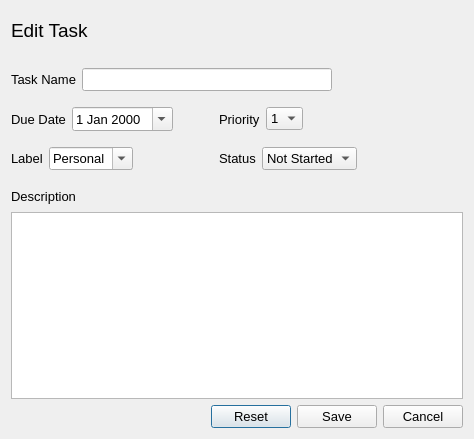
<?xml version="1.0" encoding="UTF-8"?>
<ui version="4.0">
 <class>EditTask</class>
 <widget class="QDialog" name="EditTask">
  <property name="geometry">
   <rect>
    <x>0</x>
    <y>0</y>
    <width>474</width>
    <height>439</height>
   </rect>
  </property>
  <property name="font">
   <font>
    <pointsize>10</pointsize>
   </font>
  </property>
  <property name="windowTitle">
   <string>Edit Task</string>
  </property>
  <layout class="QVBoxLayout" name="verticalLayout">
   <item>
    <layout class="QHBoxLayout" name="horizontalLayout">
     <property name="topMargin">
      <number>8</number>
     </property>
     <property name="bottomMargin">
      <number>20</number>
     </property>
     <item>
      <widget class="QLabel" name="label_7">
       <property name="font">
        <font>
         <pointsize>14</pointsize>
        </font>
       </property>
       <property name="text">
        <string>Edit Task</string>
       </property>
      </widget>
     </item>
     <item>
      <spacer name="horizontalSpacer">
       <property name="orientation">
        <enum>Qt::Horizontal</enum>
       </property>
       <property name="sizeHint" stdset="0">
        <size>
         <width>40</width>
         <height>20</height>
        </size>
       </property>
      </spacer>
     </item>
    </layout>
   </item>
   <item>
    <layout class="QHBoxLayout" name="horizontalLayout_2">
     <property name="bottomMargin">
      <number>10</number>
     </property>
     <item>
      <widget class="QLabel" name="label">
       <property name="text">
        <string>Task Name</string>
       </property>
      </widget>
     </item>
     <item>
      <widget class="QLineEdit" name="task_name">
       <property name="sizePolicy">
        <sizepolicy hsizetype="Fixed" vsizetype="Fixed">
         <horstretch>0</horstretch>
         <verstretch>0</verstretch>
        </sizepolicy>
       </property>
       <property name="minimumSize">
        <size>
         <width>250</width>
         <height>0</height>
        </size>
       </property>
      </widget>
     </item>
     <item>
      <spacer name="horizontalSpacer_2">
       <property name="orientation">
        <enum>Qt::Horizontal</enum>
       </property>
       <property name="sizeHint" stdset="0">
        <size>
         <width>40</width>
         <height>20</height>
        </size>
       </property>
      </spacer>
     </item>
    </layout>
   </item>
   <item>
    <layout class="QHBoxLayout" name="horizontalLayout_3">
     <property name="bottomMargin">
      <number>10</number>
     </property>
     <item>
      <widget class="QLabel" name="label_2">
       <property name="text">
        <string>Due Date</string>
       </property>
      </widget>
     </item>
     <item>
      <widget class="QDateEdit" name="due_date">
       <property name="sizePolicy">
        <sizepolicy hsizetype="Fixed" vsizetype="Fixed">
         <horstretch>0</horstretch>
         <verstretch>0</verstretch>
        </sizepolicy>
       </property>
       <property name="minimumSize">
        <size>
         <width>100</width>
         <height>0</height>
        </size>
       </property>
       <property name="font">
        <font>
         <pointsize>10</pointsize>
        </font>
       </property>
       <property name="readOnly">
        <bool>false</bool>
       </property>
       <property name="calendarPopup">
        <bool>true</bool>
       </property>
      </widget>
     </item>
     <item>
      <spacer name="horizontalSpacer_3">
       <property name="orientation">
        <enum>Qt::Horizontal</enum>
       </property>
       <property name="sizeType">
        <enum>QSizePolicy::Fixed</enum>
       </property>
       <property name="sizeHint" stdset="0">
        <size>
         <width>40</width>
         <height>20</height>
        </size>
       </property>
      </spacer>
     </item>
     <item>
      <widget class="QLabel" name="label_3">
       <property name="text">
        <string>Priority</string>
       </property>
      </widget>
     </item>
     <item>
      <widget class="QComboBox" name="priority">
       <property name="toolTip">
        <string>&lt;html&gt;&lt;head/&gt;&lt;body&gt;&lt;p&gt;1 is the highest and 5 is the lowest.&lt;/p&gt;&lt;/body&gt;&lt;/html&gt;</string>
       </property>
       <item>
        <property name="text">
         <string>1</string>
        </property>
       </item>
       <item>
        <property name="text">
         <string>2</string>
        </property>
       </item>
       <item>
        <property name="text">
         <string>3</string>
        </property>
       </item>
       <item>
        <property name="text">
         <string>4</string>
        </property>
       </item>
       <item>
        <property name="text">
         <string>5</string>
        </property>
       </item>
      </widget>
     </item>
     <item>
      <spacer name="horizontalSpacer_5">
       <property name="orientation">
        <enum>Qt::Horizontal</enum>
       </property>
       <property name="sizeHint" stdset="0">
        <size>
         <width>40</width>
         <height>20</height>
        </size>
       </property>
      </spacer>
     </item>
    </layout>
   </item>
   <item>
    <layout class="QHBoxLayout" name="horizontalLayout_4">
     <property name="bottomMargin">
      <number>10</number>
     </property>
     <item>
      <widget class="QLabel" name="label_4">
       <property name="text">
        <string>Label</string>
       </property>
      </widget>
     </item>
     <item>
      <widget class="QComboBox" name="label_name">
       <property name="editable">
        <bool>true</bool>
       </property>
       <item>
        <property name="text">
         <string>Personal</string>
        </property>
       </item>
       <item>
        <property name="text">
         <string>Important</string>
        </property>
       </item>
       <item>
        <property name="text">
         <string>Work</string>
        </property>
       </item>
       <item>
        <property name="text">
         <string>School</string>
        </property>
       </item>
       <item>
        <property name="text">
         <string>Pleasure</string>
        </property>
       </item>
      </widget>
     </item>
     <item>
      <spacer name="horizontalSpacer_4">
       <property name="orientation">
        <enum>Qt::Horizontal</enum>
       </property>
       <property name="sizeType">
        <enum>QSizePolicy::Fixed</enum>
       </property>
       <property name="sizeHint" stdset="0">
        <size>
         <width>80</width>
         <height>20</height>
        </size>
       </property>
      </spacer>
     </item>
     <item>
      <widget class="QLabel" name="label_5">
       <property name="text">
        <string>Status</string>
       </property>
      </widget>
     </item>
     <item>
      <widget class="QComboBox" name="status">
       <item>
        <property name="text">
         <string>Not Started</string>
        </property>
       </item>
       <item>
        <property name="text">
         <string>Started</string>
        </property>
       </item>
      </widget>
     </item>
     <item>
      <spacer name="horizontalSpacer_6">
       <property name="orientation">
        <enum>Qt::Horizontal</enum>
       </property>
       <property name="sizeHint" stdset="0">
        <size>
         <width>40</width>
         <height>20</height>
        </size>
       </property>
      </spacer>
     </item>
    </layout>
   </item>
   <item>
    <layout class="QHBoxLayout" name="horizontalLayout_5">
     <item>
      <widget class="QLabel" name="label_6">
       <property name="text">
        <string>Description</string>
       </property>
      </widget>
     </item>
     <item>
      <spacer name="horizontalSpacer_7">
       <property name="orientation">
        <enum>Qt::Horizontal</enum>
       </property>
       <property name="sizeHint" stdset="0">
        <size>
         <width>40</width>
         <height>20</height>
        </size>
       </property>
      </spacer>
     </item>
    </layout>
   </item>
   <item>
    <widget class="QTextEdit" name="description">
     <property name="tabChangesFocus">
      <bool>true</bool>
     </property>
    </widget>
   </item>
   <item>
    <layout class="QHBoxLayout" name="horizontalLayout_6">
     <item>
      <spacer name="horizontalSpacer_8">
       <property name="orientation">
        <enum>Qt::Horizontal</enum>
       </property>
       <property name="sizeHint" stdset="0">
        <size>
         <width>40</width>
         <height>20</height>
        </size>
       </property>
      </spacer>
     </item>
     <item>
      <widget class="QPushButton" name="reset_btn">
       <property name="text">
        <string>Reset</string>
       </property>
      </widget>
     </item>
     <item>
      <widget class="QPushButton" name="save_btn">
       <property name="text">
        <string>Save</string>
       </property>
      </widget>
     </item>
     <item>
      <widget class="QPushButton" name="cancel_btn">
       <property name="text">
        <string>Cancel</string>
       </property>
      </widget>
     </item>
    </layout>
   </item>
  </layout>
 </widget>
 <tabstops>
  <tabstop>task_name</tabstop>
  <tabstop>due_date</tabstop>
  <tabstop>priority</tabstop>
  <tabstop>label_name</tabstop>
  <tabstop>status</tabstop>
  <tabstop>description</tabstop>
  <tabstop>reset_btn</tabstop>
  <tabstop>save_btn</tabstop>
  <tabstop>cancel_btn</tabstop>
 </tabstops>
 <resources/>
 <connections>
  <connection>
   <sender>task_name</sender>
   <signal>returnPressed()</signal>
   <receiver>description</receiver>
   <slot>setFocus()</slot>
   <hints>
    <hint type="sourcelabel">
     <x>189</x>
     <y>80</y>
    </hint>
    <hint type="destinationlabel">
     <x>187</x>
     <y>223</y>
    </hint>
   </hints>
  </connection>
 </connections>
</ui>
